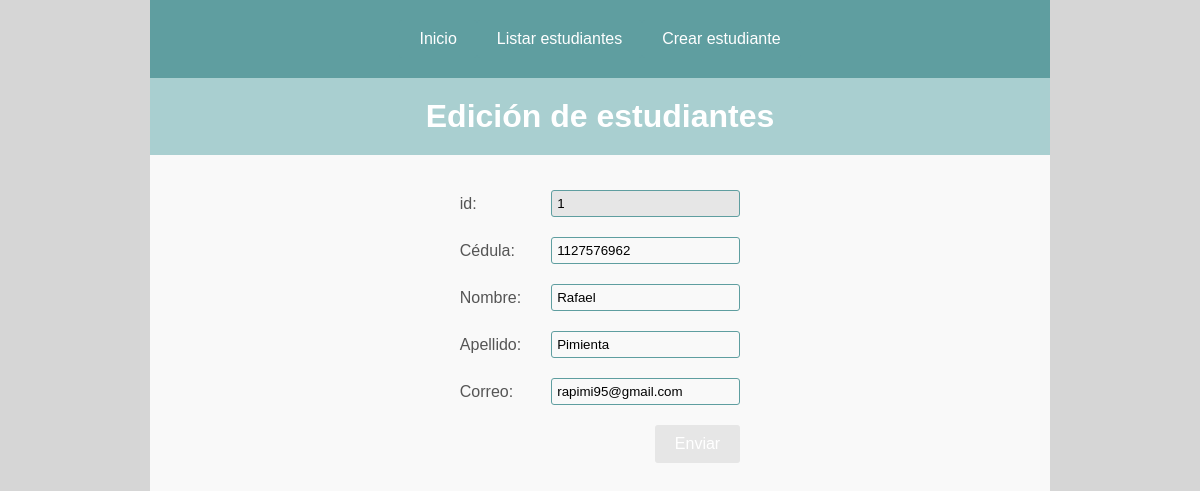
Screenshot of /estudiantes/editar?id=1 with the database file from the repository.
### tables this page shows
CREATE TABLE `students` (
  `id` int(11) NOT NULL,
  `identification` int(10) NOT NULL,
  `name` varchar(100) NOT NULL,
  `last_name` varchar(100) NOT NULL,
  `email` varchar(100) NOT NULL
);

### controllers/StudentController.php (called while the page is built, shortened)
<?php
require_once 'models/Student.php';
class StudentController {
  private $model;
  public function __construct() {
    $this->model = new Student;
  }
  public function edit($id) {
    $student = $this->model->find($id);
    $action = '/CRUD_SENA/estudiantes/actualizar';
    require_once 'views/layout.php';
  }
}

### database/Database.php (called while the page is built, shortened)
<?php
class Database {
  public function __construct() {
    $this->host = 'localhost';
    $this->user = 'root';
    $this->password = '';
    $this->database = 'school';
    $this->connection = new mysqli(
      $this->host,
      $this->user,
      $this->password,
      $this->database
    );
  }
}

### models/Student.php (called while the page is built, shortened)
<?php
require_once 'database/Database.php';
class Student {
  private $database;
  public function __construct() {
    $this->database = new Database;
  }
  public function find($id) {
    $query = "SELECT * FROM students WHERE id = $id";
    $result = $this->database->connection->query($query);
    return $result->fetch_object();
  }
}

### views/student/form.php (the view)
<form action="<?php if(isset($action)) echo $action ?>" method="POST">
  <table cellspacing="10">
    <?php if(isset($student)) : ?>
      <tr>
        <td>id:</td>
        <td><input type="number" name="id" readonly value="<?php if(isset($student)) echo $student->id ?>"></td>
      </tr>
    <?php endif; ?>
    <tr>
      <td>Cédula:</td>
      <td><input type="number" name="identification" max="9999999999" required value="<?php if(isset($student)) echo $student->identification ?>"></td>
    </tr>
    <tr>
      <td>Nombre:</td>
      <td><input type="text" name="name" maxlength="100" required value="<?php if(isset($student)) echo $student->name ?>"></td>
    </tr>
    <tr>
      <td>Apellido:</td>
      <td><input type="text" name="last_name" maxlength="100" required value="<?php if(isset($student)) echo $student->last_name ?>"></td>
    </tr>
    <tr>
      <td>Correo:</td>
      <td><input type="email" name="email" maxlength="100" required value="<?php if(isset($student)) echo $student->email ?>"></td>
    </tr>
    <tr>
      <td colspan="2" align="right"><input type="submit" value="Enviar"></td>
    </tr>
  </table>
</form>

### public/index.css (style rules this page uses)
* { box-sizing: border-box; }
html, body, .container { height: 100%; }
body { margin: 0; font-family: sans-serif; color: #555; background-color: #d6d6d6; }
a, [type="submit"] { background-color: cadetblue; border-radius: 3px; padding: 10px 20px; color: #fff; border: none; text-decoration: none; font-size: 16px; }
input { border: 1px solid cadetblue; background-color: #f9f9f9; padding: 5px; border-radius: 3px; outline: none; }
input:read-only { background-color: #e6e6e6; }
th, td { padding: 5px 10px; }

### rows the page displays
students: id "1", identification "1127576962", name "Rafael", last_name "Pimienta", email "rapimi95@gmail.com"

### other values shown
$title "Edición de estudiantes"
